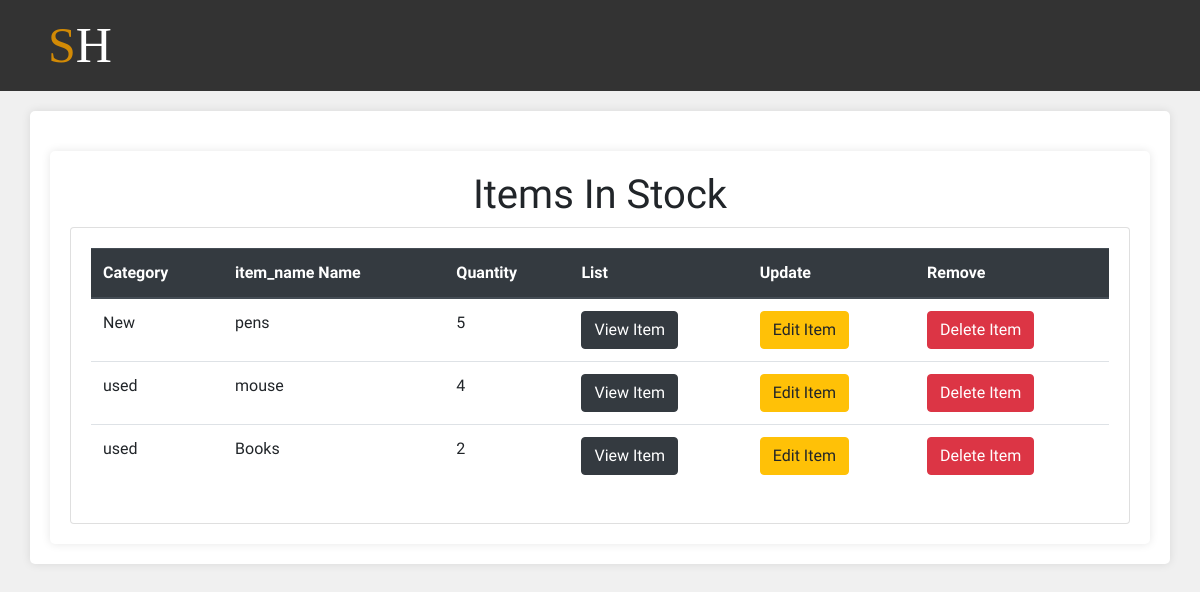
The app's page /item_list/, older data.
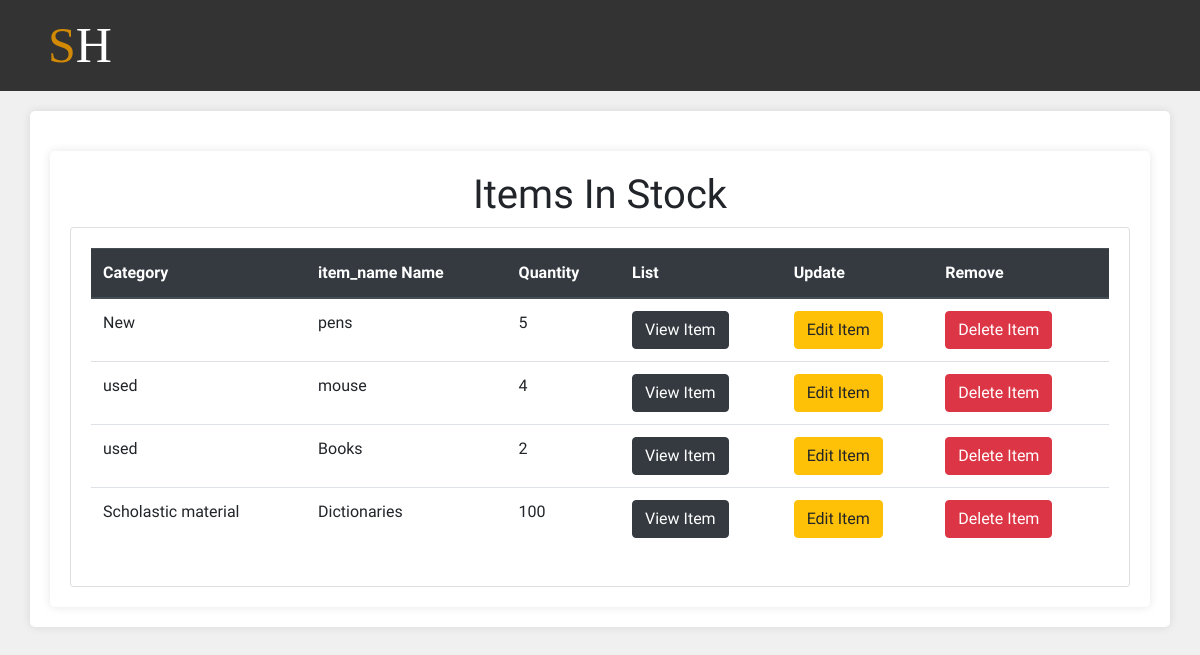
The same page, newer data.
### hanisha/models.py (models this page shows, shortened)
class Item(models.Model):
    name = models.CharField(max_length=100)
    quantity = models.PositiveIntegerField()
    price = models.DecimalField(max_digits=10, decimal_places=2)
    description = models.TextField(blank=True, null=True)
    category = models.CharField(max_length=50, blank=True, null=True)

### hanisha/views.py (the view)
# urls.py: path('item_list/', views.item_list, name='item_list'),
def item_list(request):
    items = Item.objects.all()
    return render(request, 'item_list.html', {'items': items})

### hanisha/templates/item_list.html
{% extends 'base.html' %}
{% block content %}
<div class="container">
    <h1 class="text-center">Items In Stock</h1>
    <div class="card">
        <div class="card-body">
            <table class="table">
                <thead class="thead-dark">
                    <tr>
                        <th scope="col">Category</th>
                        <th scope="col">item_name Name</th>
                        <th scope="col">Quantity</th>
                        <th scope="col">List</th>
                        <th scope="col">Update</th>
                        <th scope="col">Remove</th>
                    </tr>
                </thead>
                <tbody>
                    {% for item in items %}
                    <tr>
                        <td>{{ item.category }}</td>
                        <td>{{ item.name }}</td>
                        <td>{{ item.quantity }}</td>
                        <td><a href="{% url 'view_items' item.id %}" class="btn btn-dark">View Item</a></td>
                        <td><a href="{% url 'edit_item' item.id %}" class="btn btn-warning">Edit Item</a></td>
                        <td><a href="{% url 'delete_item' item.id %}" class="btn btn-danger">Delete Item</a></td>
                    </tr>
                    {% endfor %}
                </tbody>
            </table>
        </div>
    </div>
</div>
{% endblock %}

### hanisha/templates/base.html (shortened to what this page needs)
{% load static %}
<!DOCTYPE html>
<html lang="en">
<head>
  <link rel="stylesheet" href="https://stackpath.bootstrapcdn.com/bootstrap/4.5.2/css/bootstrap.min.css"
>
  <link rel="stylesheet" href="{% static 'css/main.css' %}">
  <link rel='stylesheet' href='https://cdnjs.cloudflare.com/ajax/libs/font-awesome/4.7.0/css/font-awesome.min.css'>
</head>
<body>
  <nav class="navbar navbar-expand-lg navbar-dark ">
    <a class="nav-link" href="{% url 'home' %}">
    </a>
    <div class="logo" style="font-size: 50px; font-family: brush script mt; color:white">
      <span style="color: rgb(210, 138, 5);">S</span>H
    </div>
  </nav>
  <div class="container">
    {% block content %}
    {% endblock %}
  </div>
</body>
</html>

### hanisha/static/css/main.css (style rules this page uses)
body { font-family: 'Raleway', sans-serif; background-color: #f0f0f0; }
.navbar { background-color: #333; }
.nav-link { color: #fff; }
.container { background-color: #fff; padding: 20px; margin-top: 20px; border-radius: 5px; box-shadow: 0px 0px 10px rgba(0, 0, 0, 0.1); }

Row changes from the older to the newer data that the page shows:
added Item: category "Scholastic material", name "Dictionaries", quantity "100"
